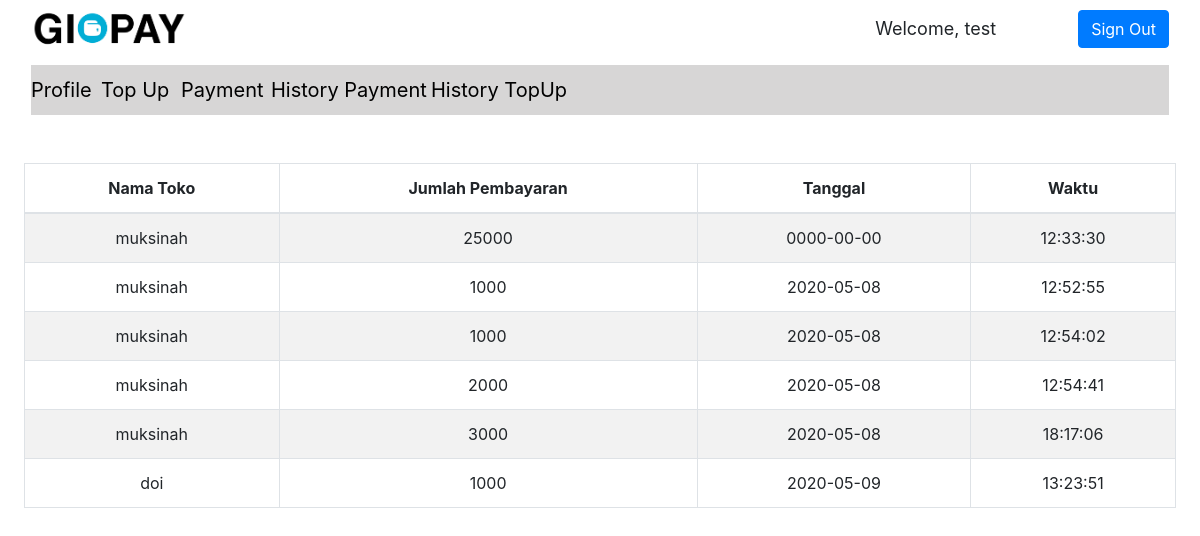
The page /hispayPub.php (signed in) on the database as committed earlier.
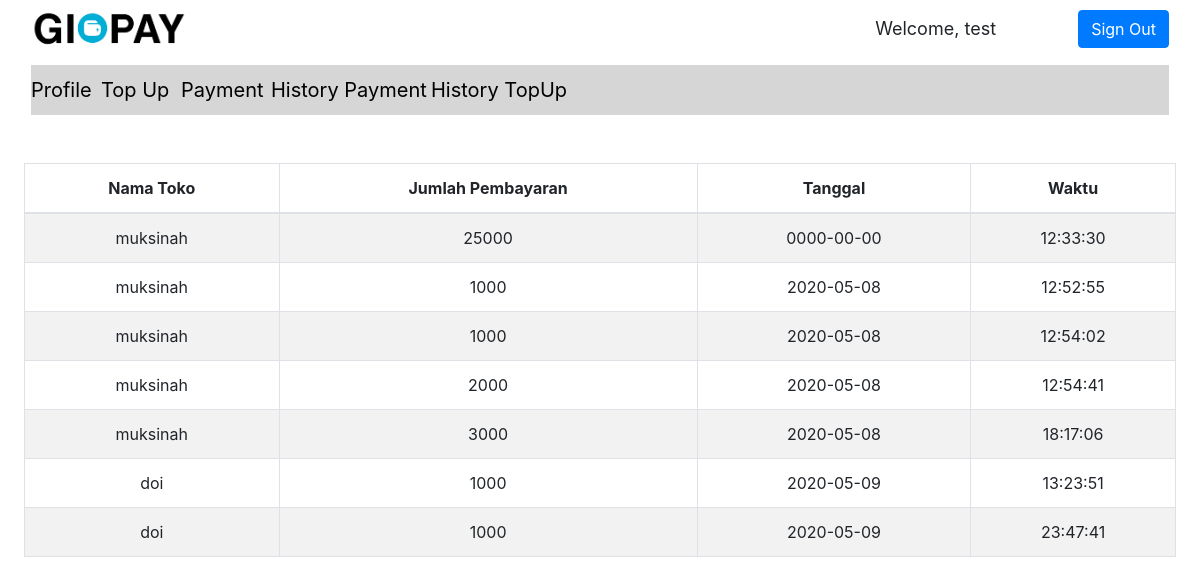
The same page on the database as committed later.
### tables this page shows
CREATE TABLE `historytransaksi` (
  `idUser` int(11) NOT NULL,
  `idToko` int(11) NOT NULL,
  `jumlah` float NOT NULL,
  `tanggal` date NOT NULL,
  `waktu` time NOT NULL
);

CREATE TABLE `pemiliktoko` (
  `idUser` int(11) NOT NULL,
  `username` varchar(15) NOT NULL,
  `password` varchar(15) NOT NULL,
  `nama` varchar(50) NOT NULL,
  `namaToko` varchar(50) NOT NULL,
  `alamatToko` varchar(150) NOT NULL,
  `email` varchar(50) NOT NULL,
  `noHp` int(12) NOT NULL,
  `saldo` float NOT NULL
);

### server.php (called while the page is built, shortened)
<?php
    require_once "mysqlDB.php";
function getTrans($uname){
    $db = new MySQLDB('localhost', 'root', '', 'gipay');
    $username = $uname;
    $username = $db->escapeString($username);
    $query = "SELECT idUser FROM penggunapublik WHERE username=";
    $query .= "'".$username."'";
    $query_result = $db->executeSelectQuery($query);
    $idUser = $query_result[0][0];
    $query2 = "SELECT namaToko, jumlah, tanggal, waktu FROM historytransaksi INNER JOIN pemiliktoko ON historytransaksi.idToko = pemiliktoko.idUser WHERE historytransaksi.idUser = $idUser";
    $res = $db->executeSelectQuery($query2);
    return $res;
}
?>

### mysqlDB.php (called while the page is built, shortened)
<?php
class MySQLDB{
	protected $servername;
	protected $username;
	protected $password;
	protected $dbname;
	protected $db_connection;
	public function __construct($servername,$username,$password,$dbname){
		$this->servername=$servername;
		$this->username=$username;
		$this->password=$password;
		$this->dbname=$dbname;
	}
	public function openConnection(){
		$this->db_connection=new mysqli($this->servername,$this->username,$this->password,$this->dbname);
	}
	public function executeSelectQuery($sql){
		$query_result=$this->db_connection->query($sql);
		$result=[];
		if($query_result!=[]){
			if($query_result->num_rows > 0){
				while ($row=$query_result->fetch_row()) {
					$result[] = $row;
				}
			}
		}
		return $result;
	}
	public function escapeString($input){
		$res = $this->db_connection->real_escape_string($input);
		return $res;
	}
}
?>

### hispayPub.php (the view, shortened to what this page needs)
<?php
    include "server.php";
?>
<!DOCTYPE html>
<html>
<head>
    <link rel="stylesheet" href="assets/bootstrap/css/bootstrap.min.css">
    <link rel="stylesheet" href="assets/css/Data-Table-1.css">
    <link rel="stylesheet" href="assets/css/Data-Table.css">
    <link rel="stylesheet" href="assets/css/Header-Blue.css">
    <link rel="stylesheet" href="https://cdn.datatables.net/1.10.15/css/dataTables.bootstrap.min.css">
    <link rel="stylesheet" href="assets/css/Google-Style-Login.css">
    <link rel="stylesheet" href="assets/css/LinkedIn-like-Profile-Box.css">
    <link rel="stylesheet" href="assets/css/Pretty-Registration-Form.css">
    <link rel="stylesheet" href="assets/css/styles.css">
    <link rel="stylesheet" href="assets/css/Table-With-Search-1.css">
    <link rel="stylesheet" href="assets/css/Table-With-Search.css">
    <link rel="stylesheet" href="assets/css/Team-Boxed.css">
</head>
<body>
    <nav class="navbar navbar-light navbar-expand-md" style="background-color: #ffffff;">
        <div class="container-fluid"><img src="assets/img/Gipay.png" style="height: 40px;">
            <input class="form-control-plaintext" type="text" value="Welcome, <?php echo $_SESSION['username']; ?>" readonly="" style="width: 205px;font-size: 18px;"><a href="hispayPub.php?logout='1'" class="btn btn-primary" role="button">Sign Out</a></div>
    </nav>
    <nav class="navbar navbar-light navbar-expand-md">
        <div class="container-fluid"><button data-toggle="collapse" class="navbar-toggler" data-target="#navcol-2"><span class="sr-only">Toggle navigation</span><span class="navbar-toggler-icon"></span></button>
            <div class="collapse navbar-collapse" id="navcol-2" style="background-color: #d7d6d6;font-size: 20px;height: 50px;color: rgb(0,0,0);">
                <a href="profPub.php" style="color: rgb(0,0,0);width: 70px;">Profile</a><a href="topupPub.php" style="color: rgb(0,0,0);width: 80px;">Top Up</a><a href="payPub.php" style="color: rgb(0,0,0);width: 90px;">Payment</a><a href="hispayPub.php"
                    style="color: rgb(0,0,0);width: 160px;">History Payment</a><a href="histopPub.php" style="color: rgb(0,0,0);">History TopUp</a></div>
        </div>
    </nav>
    <div>
        <div class="container">
            <div class="row">
                <div class="col-md-12" style="height: 40px;background-color: #ffffff;"></div>
            </div>
        </div>
    </div><table id="example" class="table table-striped table-bordered" cellspacing="0" width="100px">
        <thead>
            <tr>
                <th style="text-align:center;">Nama Toko</th>
                <th style="text-align:center;">Jumlah Pembayaran</th>
                <th style="text-align:center;">Tanggal</th>
                <th style="text-align:center;">Waktu</th>
            </tr>
        </thead>
        <tbody>
            <?php
            $username = $_SESSION['username'];
            $result = getTrans($username);
            foreach($result as $row) {
                echo '<tr>';
                foreach($row as $cell){
                    echo('<td>' . $cell . '</td>');
                }
                echo '</tr>';
			}
            ?>
        </tbody>
    </table>
</body>
</html>

### assets/css/Data-Table-1.css (style rules this page uses)
#example { margin-bottom: 0; }

### assets/css/Data-Table.css (style rules this page uses)
#example { margin-bottom: 0; }
#example { width: 96%; text-align: center; margin: auto; }

### assets/css/styles.css (style rules this page uses)
.col-md-12 { text-align: center; }

Rows that differ between the two databases and show on the page:
added historytransaksi: idToko.namaToko "doi", jumlah "1000", tanggal "2020-05-09", waktu "23:47:41"
